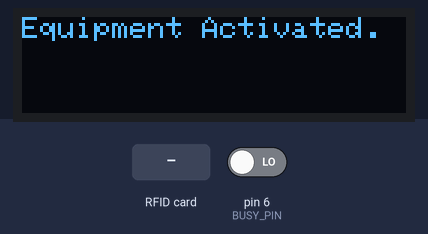
The sketch below on a simulated Arduino Uno, built with avr-gcc and run on an emulated ATmega328P. Shown: 128×32 one-colour display. The inputs (shaded band) are chosen by the test bench; at power-on: pin 6 (BUSY_PIN) LOW. The display library's start-up logo is not drawn; the audio player accepts every command and is not drawn.

Above: at 2.6 s.
At 6.2 s:
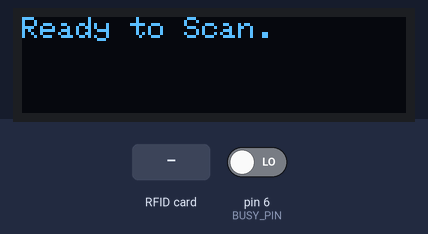
6.3 s: RFID card F9 9D F0 00 held to the reader
At 7.2 s:
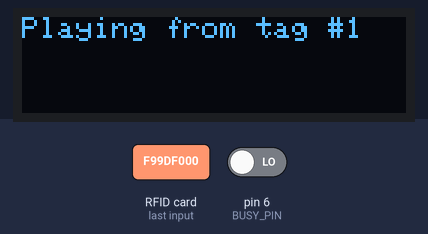
8.3 s: RFID card FB 47 10 00 held to the reader
At 8.7 s:
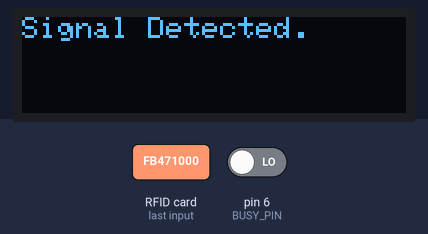
10.3 s: RFID card 5E 7A 19 C4 held to the reader
At 11.7 s:
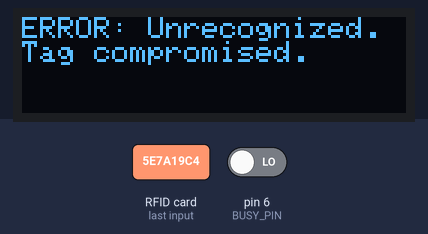
Timing chart, 0 to 13.3 s (numbered marks = the images above; inputs shaded):
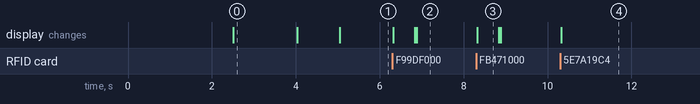

Measured:
- after the input at 6.3 s, the display: first changes at once (image 2 shows a later state)
- after the input at 8.3 s, the display: changes at once (image 3)
- after the input at 10.3 s, the display: changes at once (image 4)
- what the display in image 0 shows lasts 1.5 s, from 2.5 s to 4.0 s
- what the display in image 3 shows lasts 0.5 s, from 8.3 s to 8.8 s

The sketch:

arduino_code.ino
```cpp
// Initializing necessary libraries
#include <SPI.h>
#include <Wire.h>
#include <Adafruit_GFX.h>
#include <Adafruit_SSD1306.h>
#include <MFRC522.h>
#include <SoftwareSerial.h>
#include <DFRobotDFPlayerMini.h>

// Declaration for OLED Screen
#define SCREEN_WIDTH 128 // OLED display width, in pixels
#define SCREEN_HEIGHT 32 // OLED display height, in pixels
#define OLED_RESET -1 // Reset pin # (or -1 if sharing Arduino reset pin)
#define SCREEN_ADDRESS 0x3C ///< See datasheet for Address; 0x3D for 128x64, 0x3C for 128x32
Adafruit_SSD1306 display(SCREEN_WIDTH, SCREEN_HEIGHT, &Wire, OLED_RESET);
#define LOGO_HEIGHT 16
#define LOGO_WIDTH 16
static const unsigned char PROGMEM logo_bmp[] =
{ 0b00000000, 0b11000000,
  0b00000001, 0b11000000,
  0b00000001, 0b11000000,
  0b00000011, 0b11100000,
  0b11110011, 0b11100000,
  0b11111110, 0b11111000,
  0b01111110, 0b11111111,
  0b00110011, 0b10011111,
  0b00011111, 0b11111100,
  0b00001101, 0b01110000,
  0b00011011, 0b10100000,
  0b00111111, 0b11100000,
  0b00111111, 0b11110000,
  0b01111100, 0b11110000,
  0b01110000, 0b01110000,
  0b00000000, 0b00110000 };

// Declaration for RFID scanner
#define RST_PIN 9 // Configurable, see typical pin layout above
#define SS_PIN 10 // Configurable, see typical pin layout above

MFRC522 mfrc522(SS_PIN, RST_PIN);  // Create MFRC522 instance

// Define RFID tag UID
byte tagUIDs[14][4] = {
  //  EXAMPLE: {0xA3, 0xF6, 0x85, 0x06}
  {0xF9, 0x9D, 0xF0, 0x00}, // Primary 1
  {0xFB, 0x47, 0x10, 0x00}, // Primary 2
  {0x99, 0x9C, 0xF1, 0x00}, // Primary 3
  {0xB5, 0x70, 0xF0, 0x00}, // Primary 4
  {0x17, 0x97, 0xF0, 0x00}, // Primary 5
  {0x57, 0x11, 0xF1, 0x00}, // Primary 6
  {0x5E, 0x37, 0x20, 0x00}, // Primary 7
  // System is made for 7 main and 7 backups
  // Backups are not required
  {0x00, 0x00, 0x00, 0x00}, // Backup 1
  {0x00, 0x00, 0x00, 0x00}, // Backup 2
  {0x00, 0x00, 0x00, 0x00}, // Backup 3
  {0x00, 0x00, 0x00, 0x00}, // Backup 4
  {0x00, 0x00, 0x00, 0x00}, // Backup 5
  {0x00, 0x00, 0x00, 0x00}, // Backup 6
  {0x00, 0x00, 0x00, 0x00}, // Backup 7
};

// DF Player Mini
static const uint8_t DF_TX = 5;
static const uint8_t DF_RX = 4;
int BUSY_PIN = 6; // To check is audio is playing
int busyState = 0;

SoftwareSerial mySoftwareSerial(DF_RX, DF_TX);
DFRobotDFPlayerMini myDFPlayer;


void setup() {
  // put your setup code here, to run once:
  pinMode(BUSY_PIN, INPUT);

  // Initialize serial communications with the DFPlayer
  mySoftwareSerial.begin(9600);

    // SSD1306_SWITCHCAPVCC = generate display voltage from 3.3V internally
    if(!display.begin(SSD1306_SWITCHCAPVCC, SCREEN_ADDRESS)) {
      Serial.println(F("SSD1306 allocation failed"));
      for(;;); // Don't proceed, loop forever
  }

  SPI.begin(); // Init SPI bus
	mfrc522.PCD_Init();	// Init MFRC522
	delay(400);	// Optional delay. Some board do need more time after init to be ready

  // Show initial display buffer contents on the screen --
  // the library initializes this with an Adafruit splash screen.
  display.display();
  delay(1000); // Pause for 1 seconds
  // Clear the buffer
  display.clearDisplay();
  delay(1000);

  // Set text properties
  display.setTextSize(1);
  display.setTextColor(SSD1306_WHITE);

  printOLED("Equipment Activated.");
  delay(1000);

  // Initialize the DF Player
  myDFPlayer.begin(mySoftwareSerial, true, false);
  myDFPlayer.volume(5); // Set volume value (0-30)

  // Write on screen that everything is working
  printOLED("Audio System Online.");
  delay(1000);

  printOLED("Ready to Scan.");
}


void loop() {
  // put your main code here, to run repeatedly:
  busyState = digitalRead(BUSY_PIN);
  if (!busyState == LOW) {
    // wait for audio to stop playing
    return;
  }

  // Check for new RFID tag
	// Reset the loop if no new card present on the sensor/reader. This saves the entire process when idle
  if (!mfrc522.PICC_IsNewCardPresent()) {
		return;
	}

	// Select one of the cards
	if (!mfrc522.PICC_ReadCardSerial()) {
		return;
	}

  // Compare the scanned RFID UID with the predefined ones
  int tagIndex = findTagIndex(mfrc522.uid.uidByte);
  if (tagIndex != -1) {
    // Valid RFID tag detected, play corresponding audio
    printOLED("Signal Detected.");
    delay(500);
    playAudio(tagIndex % 7 + 1);  // %7 ensures backup tags map to same file
  } else {
    display.clearDisplay();
    display.setCursor(0, 0);
    display.println("ERROR: Unrecognized.");
    display.println("Tag compromised.");
    display.display();
  }

  mfrc522.PICC_HaltA();  // Stop reading the RFID tag

  // Add a short delay after each scan
  delay(500);

} // End void loop


// Function to find the index of the scanned RFID UID in the array
int findTagIndex(byte *scannedUID) {
  for (int i = 0; i < 14; i++) {
    if (compareUID(scannedUID, tagUIDs[i])) {
      return i;
    }
  }
  return -1;  // Return -1 if the tag is not found
}

// Function to compare two UIDs
bool compareUID(byte *uid1, byte *uid2) {
  for (int i = 0; i < 4; i++) {
    if (uid1[i] != uid2[i]) {
      return false;
    }
  }
  return true;
}

// Function to play an audio file
void playAudio(int trackNumber) {
  printOLED("Playing from tag #");
  display.println(trackNumber);
  display.display();
  myDFPlayer.play(trackNumber);  // Play specific track
}

// Function to print to screen
void printOLED(String message) {
  display.clearDisplay();
  display.setCursor(0, 0);
  display.print(message);
  display.display();
}
```
